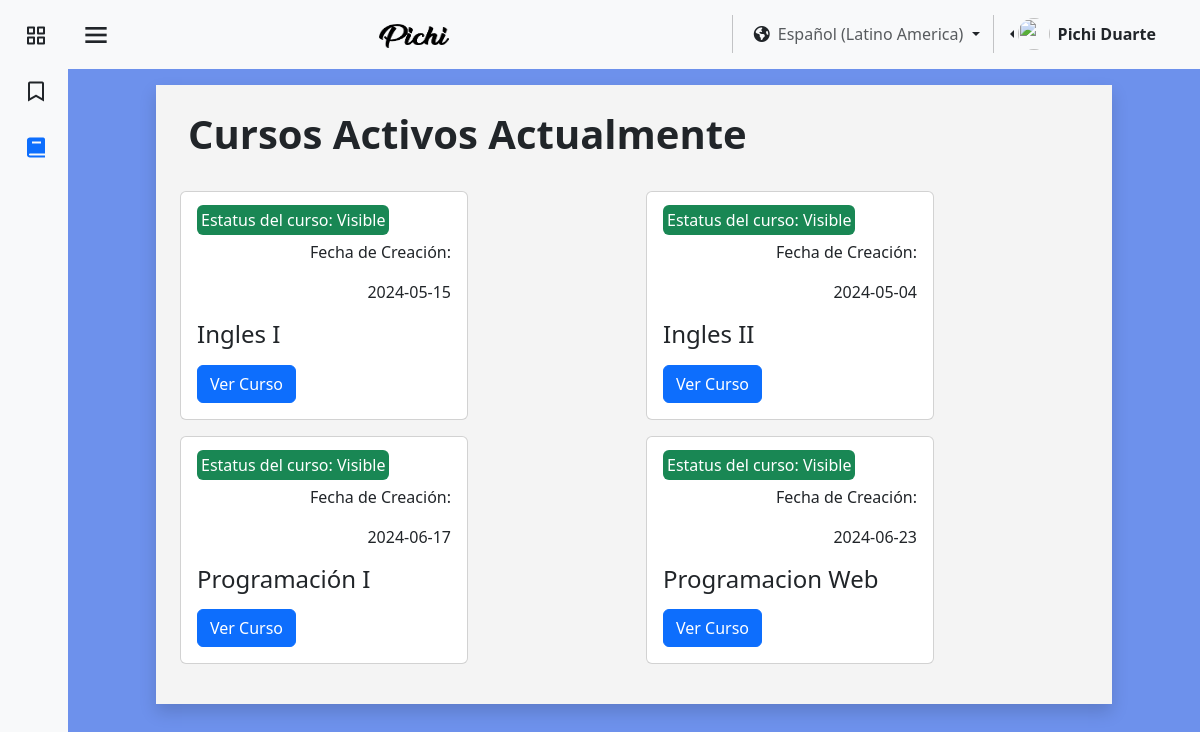
/pages/es/cursos.php (signed in), run on the app's committed database.
### tables this page shows
CREATE TABLE `usuario` (
  `id_user` int(11) NOT NULL,
  `identificacion_user` varchar(11) NOT NULL,
  `nombre_user` varchar(25) NOT NULL,
  `apellido_user` varchar(25) NOT NULL,
  `correo_user` varchar(45) NOT NULL,
  `contrasena_user` varchar(16) NOT NULL,
  `direccion_user` varchar(80) NOT NULL,
  `numero_user` varchar(15) NOT NULL,
  `fecha_nacimiento_user` datetime NOT NULL,
  `Active_online` tinyint(1) NOT NULL,
  `sexo_user` varchar(15) NOT NULL,
  `Empresa_id_empresa` int(11) DEFAULT NULL,
  `rol` tinyint(1) NOT NULL,
  `img_perfil` varchar(255) NOT NULL
);

CREATE TABLE `cursos` (
  `id_cur` varchar(100) NOT NULL,
  `nombre_cur` varchar(45) NOT NULL,
  `fecha_inicio` date NOT NULL,
  `cupos_cur_min` int(11) NOT NULL,
  `cupos_cur_max` int(11) NOT NULL,
  `Empresa_id_empresa` int(11) NOT NULL,
  `fecha_fin` date NOT NULL,
  `visibilidad_curso` varchar(11) NOT NULL
);

### pages/es/cursos.php (the view, shortened to what this page needs)
<?php
require "../../assests/php/LoginBD.php";
$cursos = [];
if (isset($_SESSION['id_user'])) {
    $usuarios1 = $_SESSION['id_user'];
    $conexion1 = mysqli_query($mysqli, "SELECT Empresa_id_empresa, rol, nombre_user, apellido_user FROM usuario WHERE id_user = '$usuarios1'");
    if (mysqli_num_rows($conexion1) > 0) {
        $datos = mysqli_fetch_assoc($conexion1);
        $rol = $datos['rol'];
        $empresaUsuario = $datos['Empresa_id_empresa'];
        $nombreUsuario = $datos['nombre_user'];
        $apellidoUsuario = $datos['apellido_user'];
        $conexion2 = mysqli_query($mysqli, "SELECT nombre_empresa FROM empresa WHERE id_empresa = '$empresaUsuario'");
        if (mysqli_num_rows($conexion2) > 0) {
            $conexion3 = mysqli_query($mysqli, "SELECT * FROM cursos WHERE Empresa_id_empresa = '$empresaUsuario'");
            if (mysqli_num_rows($conexion3) > 0) {
                while ($datos3 = mysqli_fetch_assoc($conexion3)) {
                    $cursos[] = $datos3;
                }
            }
        }
    }
}
?>
<!DOCTYPE html>
<html lang="en">
<head>
    <link href="https://cdn.jsdelivr.net/npm/bootstrap@5.3.3/dist/css/bootstrap.min.css" rel="stylesheet"
 />
    <link href="https://unpkg.com/boxicons@2.1.4/css/boxicons.min.css" rel="stylesheet" />
    <link rel="stylesheet" href="https://cdnjs.cloudflare.com/ajax/libs/font-awesome/6.5.1/css/all.min.css"
 />
    <link rel="stylesheet" href="../../assests/css/colorPallete.css" />
    <link rel="stylesheet" href="../../assests/css/viewUser.css" />
    <link rel="stylesheet" href="../../assests/css/style (2).css">
    <link rel="stylesheet" href="../../assests/css/sidebar.css" />
</head>
<body class="bg-pastel" id="body-pd">
    <header id="header">
        <nav class="navbar bg-body-tertiary">
            <div class="container-fluid">
                <div class="header_toggle">
                    <i class="bx bx-menu" id="header-toggle"></i>
                </div>
                <a class="navbar-brand" href="../../index.html">
                    <img src="../../assests/img/text-1710023184778.png" alt="Bootstrap" width="70" height="24" />
                </a>
                <div class="d-flex flex-wrap justify-content-end">
                    <div class="nav-item dropdown">
                        <button class="btn dropdown-toggle" data-bs-toggle="dropdown" aria-expanded="false" href="#">
                            <span class="fa-solid fa-earth-americas"></span><a class="ms-2 text-body-secondary"
                                href="#">Español (Latino America)</a>
                        </button>
                    </div>
                    <div class="btn-group dropstart me-4 pe-2">
                        <a href="#" class="d-flex align-items-center link-dark text-decoration-none dropdown-toggle"
                            id="dropdownUser2" data-bs-toggle="dropdown" aria-expanded="false">
                            <img src="https://github.com/PichiGod.png" alt="" width="32" height="32"
                                class="rounded-circle me-2" />
                            <strong><?php echo $nombreUsuario . " " . $apellidoUsuario; ?></strong>
                        </a>
                    </div>
                </div>
            </div>
        </nav>
    </header>
    <div class="l-navbar bg-body-tertiary" id="nav-bar">
        <nav class="nav">
            <div class="nav_list">
                <a href="Inicio.php" class="nav_link link-dark">
                    <i class="bx bx-grid-alt nav_icon"></i>
                </a>
                <a href="tutorial.php" class="nav_link link-dark">
                    <i class='bx bx-bookmark nav_icon'></i>
                </a>
                <a href="#" class="nav_link active">
                    <i class="bx bxs-book nav_icon"></i>
                </a>
            </div>
        </nav>
    </div>
    <section class="Cursos">
        <div class="container-fluid bg-blanco pb-3 my-3 shadow">
            <h1 class="heading"><b>Cursos Activos Actualmente</b></h1>
            <div class="container">
                <div class="row gy-3 mb-4">
                    <?php foreach ($cursos as $curso) { ?>
                        <?php if ($curso['visibilidad_curso'] == "Visible" && $rol == "0") { ?>
                            <div class="col">
                                <div class="card" style="width: 18rem">
                                    <div class="card-body">
                                        <?php
                                        $bgClass = ($curso['visibilidad_curso'] == 'Invisible') ? 'bg-danger' : 'bg-success';
                                        ?>
                                        <span class="card-text text-bg-success rounded p-1 fs-6 <?php echo $bgClass; ?>">Estatus
                                            del curso: <?php echo $curso['visibilidad_curso']; ?></span>
                                        <p class="mt-2 card-text text-end">Fecha de Creación:</p>
                                        <p class="card-text text-end"><?php echo $curso['fecha_inicio']; ?></p>
                                        <h4 class="card-title text-start"><?php echo $curso['nombre_cur']; ?></h4>
                                        <a class="btn btn-primary mt-2"
                                            href="verCurso.php?id_cur=<?php echo $curso['id_cur']; ?>">Ver Curso</a>
                                    </div>
                                </div>
                            </div>
                        <?php }
                        ; ?>
                    <?php } ?>
                </div>
            </div>
        </div>
    </section>
</body>
</html>

### assests/css/colorPallete.css (style rules this page uses)
.bg-pastel { background-color: #527ce9d6; }
.bg-blanco { background-color: #F4F4F4; }

### assests/css/style (2).css (style rules this page uses)
.heading { padding: 25px; padding-left: 20px; }
@media (max-width:1200px) { body { padding-left: 0; } }

### assests/css/sidebar.css (style rules this page uses)
:root { --z-fixed: 100; --nav-width: 68px; --header-height: 3rem; }
body { transition: 0.5s; }
a { text-decoration: none; }
.header_toggle { justify-content: center; margin-top: 0.3rem; font-size: 2rem; cursor: pointer; }
.l-navbar { position: fixed; top: 0; left: -30%; width: var(--nav-width); height: 100vh; transition: 0.5s; z-index: var(--z-fixed); }
.nav { height: 100%; display: flex; flex-direction: column; justify-content: space-between; overflow: hidden; }
.nav_logo, .nav_link { display: grid; grid-template-columns: max-content max-content; align-items: center; column-gap: 1rem; padding: 0.5rem 0 0.5rem 1.5rem; }
.nav_link { position: relative; margin-bottom: 1rem; transition: 0.3s; }
.nav_icon { font-size: 1.5rem; }
section { margin-right: 2rem; margin-left: 2rem; }
.active::before { content: ""; position: absolute; left: 0; width: 2px; height: 32px; }
@media screen and (min-width: 768px) { body { margin: 0 0 0 0; padding-left: calc(var(--nav-width)); } }
@media screen and (min-width: 768px) { .l-navbar { left: 0; padding: 1rem 1rem 0 0; } }
@media (min-width: 576px) { section { margin-right: 5.5rem; margin-left: 5.5rem; } }

### data on the page
usuario: nombre_user "Pichi", apellido_user "Duarte"
cursos: visibilidad_curso "Visible", fecha_inicio "2024-05-15", nombre_cur "Ingles I"
cursos: visibilidad_curso "Visible", fecha_inicio "2024-05-04", nombre_cur "Ingles II"
cursos: visibilidad_curso "Visible", fecha_inicio "2024-06-17", nombre_cur "Programación I"
cursos: visibilidad_curso "Visible", fecha_inicio "2024-06-23", nombre_cur "Programacion Web"
